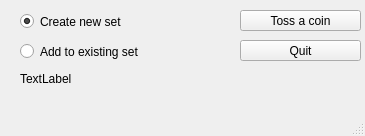
<?xml version="1.0" encoding="UTF-8"?>
<ui version="4.0">
 <class>MainWindow</class>
 <widget class="QMainWindow" name="MainWindow">
  <property name="geometry">
   <rect>
    <x>0</x>
    <y>0</y>
    <width>365</width>
    <height>136</height>
   </rect>
  </property>
  <property name="windowTitle">
   <string>Main Window</string>
  </property>
  <widget class="QWidget" name="centralwidget">
   <widget class="QPushButton" name="open_toss">
    <property name="geometry">
     <rect>
      <x>240</x>
      <y>10</y>
      <width>121</width>
      <height>21</height>
     </rect>
    </property>
    <property name="toolTip">
     <string>&lt;html&gt;&lt;head/&gt;&lt;body&gt;&lt;p&gt;to your witcher.&lt;/p&gt;&lt;/body&gt;&lt;/html&gt;</string>
    </property>
    <property name="text">
     <string>Toss a coin</string>
    </property>
   </widget>
   <widget class="QRadioButton" name="new_set">
    <property name="geometry">
     <rect>
      <x>20</x>
      <y>10</y>
      <width>161</width>
      <height>23</height>
     </rect>
    </property>
    <property name="text">
     <string>Create new set</string>
    </property>
    <property name="checked">
     <bool>true</bool>
    </property>
   </widget>
   <widget class="QRadioButton" name="existing_set">
    <property name="geometry">
     <rect>
      <x>20</x>
      <y>40</y>
      <width>161</width>
      <height>23</height>
     </rect>
    </property>
    <property name="text">
     <string>Add to existing set</string>
    </property>
    <property name="checked">
     <bool>false</bool>
    </property>
   </widget>
   <widget class="QPushButton" name="quit">
    <property name="geometry">
     <rect>
      <x>240</x>
      <y>40</y>
      <width>121</width>
      <height>21</height>
     </rect>
    </property>
    <property name="toolTip">
     <string/>
    </property>
    <property name="text">
     <string>Quit</string>
    </property>
   </widget>
   <widget class="QLabel" name="save_location">
    <property name="geometry">
     <rect>
      <x>20</x>
      <y>70</y>
      <width>341</width>
      <height>17</height>
     </rect>
    </property>
    <property name="text">
     <string>TextLabel</string>
    </property>
   </widget>
  </widget>
  <widget class="QMenuBar" name="menubar">
   <property name="geometry">
    <rect>
     <x>0</x>
     <y>0</y>
     <width>365</width>
     <height>22</height>
    </rect>
   </property>
  </widget>
  <widget class="QStatusBar" name="statusbar"/>
 </widget>
 <resources/>
 <connections/>
</ui>
